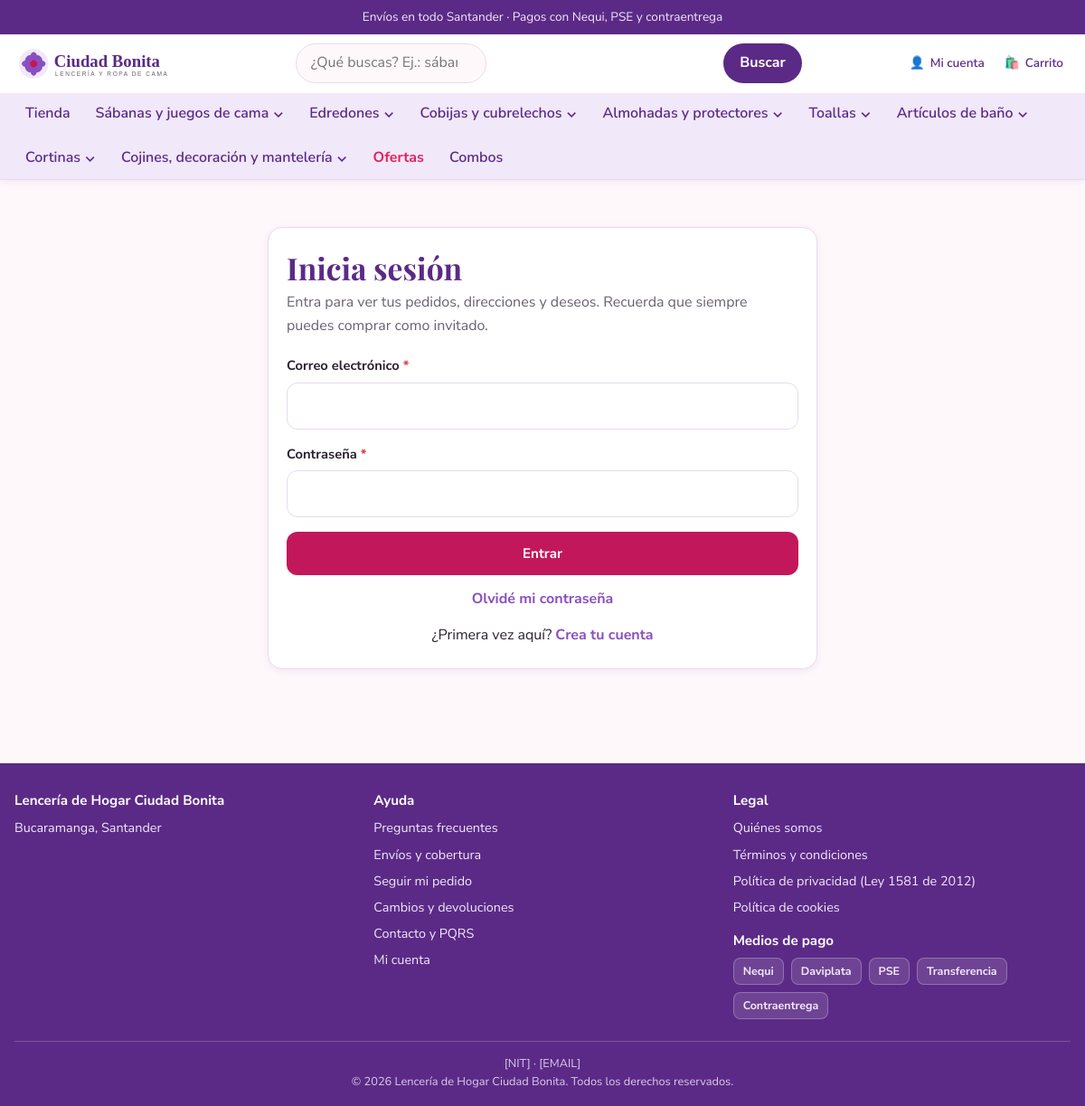
Screenshot of /cuenta/ingreso/ with the database file from the repository.
### core/models.py (models this page shows, shortened)
class SiteConfig(models.Model):
    nombre_negocio = models.CharField(
        "nombre del negocio", max_length=120, default="Lencería de Hogar Ciudad Bonita"
    )
    lema = models.CharField(
        "lema", max_length=160, blank=True,
        help_text="Frase corta que aparece en el encabezado o el pie.",
    )
    logo = models.ImageField("logo", upload_to="config/", blank=True, help_text="PNG o SVG.")
    ciudad = models.CharField("ciudad y departamento", max_length=80, default="Bucaramanga, Santander")
    whatsapp = models.CharField(
        "WhatsApp", max_length=20, blank=True,
        help_text="Solo dígitos con código de país. Ejemplo: 573001112233",
    )
    telefono = models.CharField("teléfono", max_length=20, blank=True)
    email_contacto = models.EmailField("correo de contacto", blank=True)
    nit = models.CharField("NIT", max_length=20, blank=True, help_text="Dejar en blanco si aún no se tiene.")
    direccion = models.CharField("dirección", max_length=160, blank=True)
    horario = models.CharField(
        "horario de atención", max_length=120, blank=True,
        help_text="Ejemplo: Lunes a sábado de 9:00 a.m. a 7:00 p.m.",
    )
    banner_promo_activo = models.BooleanField("mostrar banner de promoción", default=True)
    banner_promo_texto = models.CharField(
        "texto de promoción", max_length=160,
        default="Envíos en todo Santander · Pagos con Nequi, PSE y contraentrega",
    )
    ofertas_hasta = models.DateTimeField(
        "ofertas de la semana hasta", null=True, blank=True,
        help_text="Fecha y hora en que termina la cuenta regresiva de ofertas del inicio. "
                  "Si está vacía, no se muestra la sección.",
    )
    iva_incluido = models.BooleanField(
        "precios con IVA incluido", default=True,
        help_text="Si se desactiva, el IVA se calcula aparte en el checkout.",
    )
    iva_tasa = models.DecimalField(
        "tasa de IVA (%)", max_digits=5, decimal_places=2, default=19.00,
    )
    pago_nequi = models.TextField(
        "Nequi", blank=True,
        help_text="Número Nequi y titular. Ej.: 300 111 2233 — Lencería de Hogar. "
                  "Dejar en blanco si aún no se tiene.",
    )
    pago_daviplata = models.TextField(
        "Daviplata", blank=True,
        help_text="Número Daviplata y titular. Dejar en blanco si aún no se tiene.",
    )
    pago_transferencia = models.TextField(
        "Transferencia bancaria", blank=True,
        help_text="Banco, tipo de cuenta, número de cuenta y titular. "
                  "Dejar en blanco si aún no se tiene.",
    )
    reserva_horas_transferencia = models.PositiveIntegerField(
        "horas de reserva para transferencia", default=48,
        help_text="Cuánto tiempo se reserva el stock esperando el comprobante "
                  "(horas). Después el pedido se cancela solo.",
    )
    instagram = models.URLField("Instagram", blank=True)
    facebook = models.URLField("Facebook", blank=True)
    tiktok = models.URLField("TikTok", blank=True)
    class Meta:
        verbose_name = "configuración del negocio"
        verbose_name_plural = "configuración del negocio"
    @classmethod
    def get(cls):
        obj, _created = cls.objects.get_or_create(pk=1)
        return obj

### catalog/models.py (models this page shows, shortened)
class Categoria(models.Model):
    nombre = models.CharField("nombre", max_length=80, unique=True)
    slug = models.SlugField("slug", max_length=90, unique=True, blank=True)
    padre = models.ForeignKey(
        "self", on_delete=models.CASCADE, related_name="hijas",
        verbose_name="categoría padre", blank=True, null=True,
        help_text="Déjalo vacío para una categoría principal.",
    )
    descripcion = models.TextField("descripción", blank=True)
    imagen = models.ImageField("imagen", upload_to="categorias/", blank=True)
    orden = models.PositiveIntegerField("orden", default=0)
    activa = models.BooleanField("activa", default=True)
    meta_titulo = models.CharField("título SEO", max_length=70, blank=True)
    meta_descripcion = models.CharField("meta descripción SEO", max_length=160, blank=True)
    class Meta:
        verbose_name = "categoría"
        verbose_name_plural = "categorías"
        ordering = ["orden", "nombre"]
    def get_absolute_url(self):
        return reverse("catalog:categoria", args=[self.slug])

### accounts/views.py (the view)
# urls.py: path("cuenta/ingreso/", views.ingreso, name="ingreso"),
def ingreso(request):
    if request.user.is_authenticated:
        return redirect("accounts:panel")
    proximo = request.POST.get("next") or request.GET.get("next") or ""
    if request.method == "POST":
        form = IngresoForm(request, data=request.POST)
        if form.is_valid():
            login(request, form.usuario)
            _fusionar(request, form.usuario)
            messages.success(
                request,
                f"¡Hola de nuevo, {form.usuario.first_name or form.usuario.username}!",
            )
            return redirect(_ruta_segura(proximo, "accounts:panel"))
    else:
        form = IngresoForm(request)
    return render(request, "accounts/ingreso.html", {"form": form, "next": proximo})

### accounts/forms.py (shortened to what this page needs)
class IngresoForm(forms.Form):
    email = forms.EmailField(label="Correo electrónico")
    password = forms.CharField(
        label="Contraseña", widget=forms.PasswordInput(attrs={"autocomplete": "current-password"})
    )
    def __init__(self, request=None, *args, **kwargs):
        self.request = request
        self.usuario = None
        super().__init__(*args, **kwargs)

### accounts/context_processors.py (called while the page is built)
def deseos(request):
    if request.user.is_authenticated:
        return {
            "deseos_ids": set(request.user.deseos.values_list("producto_id", flat=True))
        }
    return {"deseos_ids": set()}

### cart/context_processors.py (called while the page is built)
def carrito(request):
    from cart.servicios import resumen
    return {"carrito_ui": resumen(request)}

### cart/servicios.py (called while the page is built, shortened)
def leer(request):
    datos = request.session.get(CLAVE) or {}
    lineas = {}
    return {
        "lineas": lineas,
        "cupon": str(datos.get("cupon") or "").strip().upper(),
        "municipio": str(datos.get("municipio") or "").strip(),
        "guardados": [str(s) for s in (datos.get("guardados") or [])],
    }

### core/context_processors.py (called while the page is built)
def site_config(request):
    config = SiteConfig.get()
    from catalog.models import Categoria
    categorias_menu = list(
        Categoria.objects.filter(activa=True, padre=None)
        .prefetch_related("hijas")
        .order_by("orden", "nombre")
    )
    return {
        "site": config,
        "categorias_menu": categorias_menu,
    }

### promotions/engine.py (called while the page is built)
def _d(valor):
    return Decimal(valor).quantize(ENTERO, rounding=ROUND_HALF_UP)

def _contexto_promos(ahora):
    return {
        "relampagos": list(
            VentaRelampago.objects.filter(activo=True, desde__lte=ahora, hasta__gte=ahora)
        ),
        "descuentos": list(
            Descuento.objects.filter(activo=True)
            .select_related("producto", "variante", "categoria")
        ),
        "unidades": list(
            PromoUnidades.objects.filter(activo=True).select_related("producto", "categoria")
        ),
        "volumen": list(
            PromoVolumen.objects.filter(activo=True).select_related("producto", "categoria")
        ),
    }

    @property
    def subtotal(self):
        return _d(sum(l.subtotal for l in self.lineas))

    @property
    def subtotal_publicado(self):
        return _d(sum(l.precio_unitario * l.cantidad for l in self.lineas))

    @property
    def subtotal_base(self):
        return _d(sum(l.subtotal_base for l in self.lineas))

    @property
    def total_descuentos(self):
        return _d(self.descuento_ofertas + self.cupon_descuento)

### templates/accounts/ingreso.html (shortened to what this page needs)
{% extends "base.html" %}
{% block contenido %}
<div class="contenedor cuenta">
  <section class="cuenta__tarjeta">
    <h1>Inicia sesión</h1>
    <p class="cuenta__bajada">
      Entra para ver tus pedidos, direcciones y deseos.
      Recuerda que siempre puedes comprar como invitado.
    </p>
    <form method="post" action="{% url 'accounts:ingreso' %}" novalidate>
      {% include "accounts/_formulario.html" %}
      <button type="submit" class="btn btn-primario btn-bloque">Entrar</button>
    </form>
    <p class="cuenta__enlaces">
      <a href="{% url 'accounts:recuperar' %}">Olvidé mi contraseña</a>
    </p>
    <p class="cuenta__enlaces">
      ¿Primera vez aquí? <a href="{% url 'accounts:registro' %}{% if next %}?next={{ next|urlencode }}{% endif %}">Crea tu cuenta</a>
    </p>
  </section>
</div>
{% endblock contenido %}

### templates/includes/header.html (shortened to what this page needs)
{% load static %}
<header class="encabezado">
  {% if site.banner_promo_activo and site.banner_promo_texto %}
    <div class="barra-promo">
      {{ site.banner_promo_texto }}
    </div>
  {% endif %}
  <div class="contenedor encabezado__fila">
    <a class="logo" href="{% url 'core:home' %}" aria-label="Ir al inicio de {{ site.nombre_negocio }}">
      {% if site.logo %}
        <img src="{{ site.logo.url }}" alt="{{ site.nombre_negocio }}" width="220" height="60">
      {% else %}
        <img src="{% static 'img/logo.svg' %}" alt="{{ site.nombre_negocio }}" width="220" height="60">
      {% endif %}
    </a>
    <div class="buscar" x-data="{ abierto: false, consulta: '' }" @click.outside="abierto = false">
      <form class="buscar__caja" action="{% url 'catalog:buscar' %}" method="get" role="search"
            @submit="abierto = false">
        <div class="buscar__campo">
          <input type="search" name="q" placeholder="¿Qué buscas? Ej.: sábanas, edredón, toallas…"
                 aria-label="Buscar productos" autocomplete="off"
                 hx-get="{% url 'catalog:autocomplete' %}"
                 hx-trigger="keyup changed delay:250ms"
                 hx-target="#sugerencias"
                 hx-include="closest .buscar"
                 @focus="abierto = true"
                 x-model="consulta">
        </div>
        <button type="submit">Buscar</button>
      </form>
    </div>
    <nav class="acciones" aria-label="Mi cuenta y carrito">
      {% if user.is_authenticated %}
        <a href="{% url 'accounts:panel' %}">
          <span aria-hidden="true">👤</span><span class="texto">{{ user.first_name|default:"Mi cuenta" }}</span>
        </a>
      {% else %}
        <a href="{% url 'accounts:ingreso' %}">
          <span aria-hidden="true">👤</span><span class="texto">Mi cuenta</span>
        </a>
      {% endif %}
      <a href="{% url 'cart:pagina' %}" {% if carrito_ui.items %}class="tiene-items"{% endif %}>
        <span aria-hidden="true">🛍️</span><span class="texto">Carrito</span>
      </a>
    </nav>
  </div>
  <nav class="menu-nav" aria-label="Categorías"
       x-data="{ movil: false }"
       @abrir-menu.window="movil = true"
       :class="movil ? 'menu-nav--movil-abierto' : ''">
    <div class="contenedor">
      <ul>
        <li><a href="{% url 'catalog:tienda' %}">Tienda</a></li>
        {% for cat in categorias_menu %}
          <li class="menu-nav__item"
              x-data="{ abierto: false }"
              @mouseenter="abierto = true" @mouseleave="abierto = false">
            <a href="{{ cat.get_absolute_url }}"
               @click.prevent="if ({{ cat.hijas.all|length }}) { abierto = !abierto } else { window.location = '{{ cat.get_absolute_url }}' }"
               :aria-expanded="abierto ? 'true' : 'false'">
              {{ cat.nombre }}{% if cat.hijas.all %} <span aria-hidden="true">⌄</span>{% endif %}
            </a>
          </li>
        {% endfor %}
        <li><a href="{% url 'catalog:ofertas' %}" class="menu-nav__ofertas">Ofertas</a></li>
        <li><a href="{% url 'catalog:combos' %}">Combos</a></li>
      </ul>
    </div>
  </nav>
</header>

### templates/includes/footer.html (shortened to what this page needs)
<footer class="pie">
  <div class="contenedor">
    <div class="pie__columnas">
      <div>
        <h3>{{ site.nombre_negocio }}</h3>
        <p class="mt-1">
          {% if site.ciudad %}{{ site.ciudad }}<br>{% endif %}
        </p>
      </div>
      <div>
        <h4>Ayuda</h4>
        <ul>
          <li><a href="{% url 'core:pagina' 'preguntas-frecuentes' %}">Preguntas frecuentes</a></li>
          <li><a href="{% url 'core:pagina' 'envios-y-cobertura' %}">Envíos y cobertura</a></li>
          <li><a href="{% url 'orders:seguimiento' %}">Seguir mi pedido</a></li>
          <li><a href="{% url 'core:pagina' 'cambios-y-devoluciones' %}">Cambios y devoluciones</a></li>
          <li><a href="{% url 'core:pagina' 'contacto' %}">Contacto y PQRS</a></li>
          <li><a href="{% if user.is_authenticated %}{% url 'accounts:panel' %}{% else %}{% url 'accounts:ingreso' %}{% endif %}">Mi cuenta</a></li>
        </ul>
      </div>
      <div>
        <h4>Legal</h4>
        <ul>
          <li><a href="{% url 'core:pagina' 'quienes-somos' %}">Quiénes somos</a></li>
          <li><a href="{% url 'core:pagina' 'terminos' %}">Términos y condiciones</a></li>
          <li><a href="{% url 'core:pagina' 'privacidad' %}">Política de privacidad (Ley 1581 de 2012)</a></li>
          <li><a href="{% url 'core:pagina' 'cookies' %}">Política de cookies</a></li>
        </ul>
        <h4 class="mt-2">Medios de pago</h4>
        <div class="pie__mediospago">
          <span>Nequi</span><span>Daviplata</span><span>PSE</span>
          <span>Transferencia</span><span>Contraentrega</span>
        </div>
      </div>
    </div>
    <div class="pie__legal">
      <p>
        {% if site.nit %}NIT {{ site.nit }} · {% else %}[NIT] · {% endif %}
        {% if site.email_contacto %}{{ site.email_contacto }}{% else %}[EMAIL]{% endif %}
      </p>
      <p>© {% now "Y" %} {{ site.nombre_negocio }}. Todos los derechos reservados.</p>
    </div>
  </div>
</footer>

### static/css/catalogo.css (style rules this page uses)
.menu-nav { position: relative; }
.menu-nav ul { list-style: none; }
.menu-nav__item { position: relative; }
.menu-nav__ofertas { color: var(--oferta) !important; font-weight: 700; }
.buscar__campo { position: relative; flex: 1; }

### static/css/carrito.css (style rules this page uses)
.encabezado .acciones a { position: relative; }

### static/css/cuenta.css (style rules this page uses)
.cuenta { padding-block: 28px 56px; max-width: 640px; }
.cuenta__bajada { color: var(--texto-2); margin-bottom: 20px; }
.cuenta__enlaces { text-align: center; margin-top: 14px; }
.cuenta__enlaces a { color: var(--purpura); font-weight: 700; }
.cuenta__tarjeta { background: var(--blanco); border: 1px solid var(--borde); border-radius: var(--radio-lg); padding: 24px 20px; box-shadow: var(--sombra); }
.cuenta__tarjeta h1 { margin-bottom: 6px; }
.campo input[type="text"], .campo input[type="email"], .campo input[type="password"], .campo input[type="tel"], .campo select, .campo textarea { width: 100%; padding: 12px 14px; border: 1.5px solid var(--borde); border-radius: var(--radio); background: var(--blanco); font: inherit; }

### rows the page displays
SiteConfig: banner_promo_texto "Envíos en todo Santander · Pagos con Nequi, PSE y contraentrega", nombre_negocio "Lencería de Hogar Ciudad Bonita", ciudad "Bucaramanga, Santander"
Categoria: nombre "Sábanas y juegos de cama"
Categoria: nombre "Edredones"
Categoria: nombre "Cobijas y cubrelechos"
Categoria: nombre "Almohadas y protectores"
Categoria: nombre "Toallas"
Categoria: nombre "Artículos de baño"
Categoria: nombre "Cortinas"
Categoria: nombre "Cojines, decoración y mantelería"

### other values shown
{{ campo.label }} "Correo electrónico" "Contraseña"
